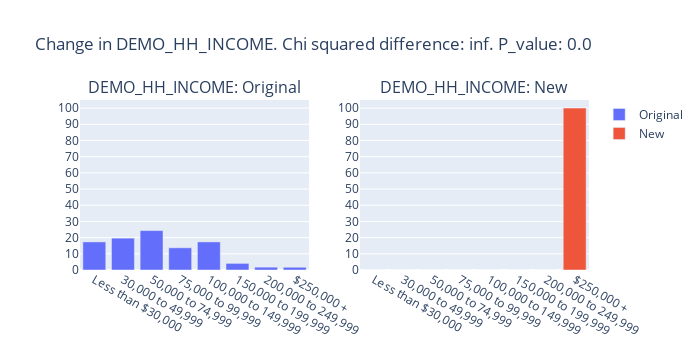
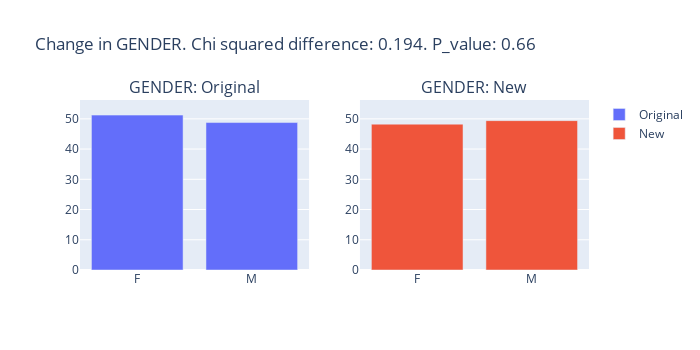
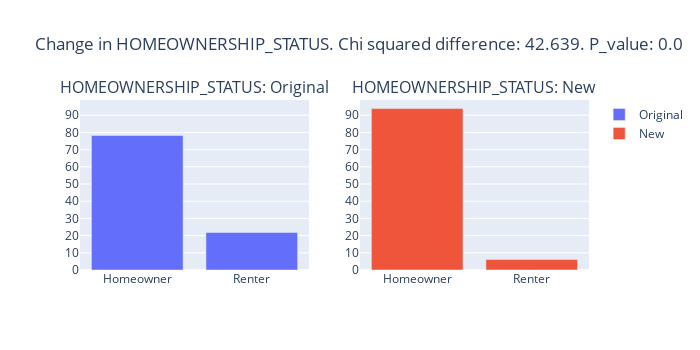
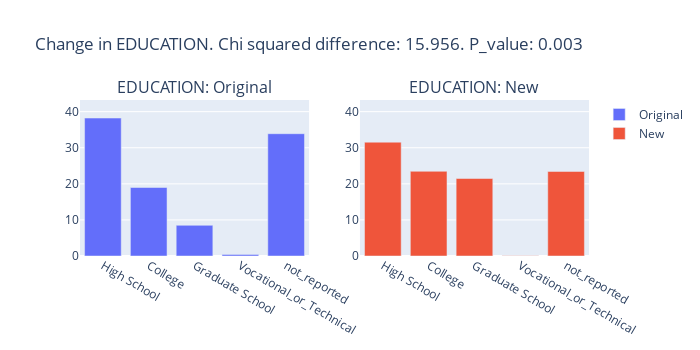

Notebook cell for these charts, in order:
### Code cell
show_charts(data_de, only_high_inc)

### Figure 1 — Plotly figure (JSON) as saved in the notebook; plotly's stock layout.template omitted (floating-point values rounded to 4 significant figures)
{"data": [{"name": "Original", "type": "bar", "x": ["50,000 to 74,999", "30,000 to 49,999", "Less than $30,000", "100,000 to 149,999", "75,000 to 99,999", "150,000 to 199,999", "200,000 to 249,999", "$250,000 +"], "xaxis": "x", "y": [24.36, 19.68, 17.36, 17.36, 13.71, 4.087, 1.754, 1.695], "yaxis": "y"}, {"name": "New", "type": "bar", "x": ["50,000 to 74,999", "30,000 to 49,999", "Less than $30,000", "100,000 to 149,999", "75,000 to 99,999", "150,000 to 199,999", "200,000 to 249,999", "$250,000 +"], "xaxis": "x2", "y": [0, 0, 0, 0, 0, 0, 0, 100], "yaxis": "y2"}], "layout": {"annotations": [{"font": {"size": 16}, "showarrow": false, "text": "DEMO_HH_INCOME: Original", "x": 0.225, "xanchor": "center", "xref": "paper", "y": 1, "yanchor": "bottom", "yref": "paper"}, {"font": {"size": 16}, "showarrow": false, "text": "DEMO_HH_INCOME: New", "x": 0.775, "xanchor": "center", "xref": "paper", "y": 1, "yanchor": "bottom", "yref": "paper"}], "height": 350, "title": {"text": "Change in DEMO_HH_INCOME. Chi squared difference: inf. P_value: 0.0"}, "width": 700, "xaxis": {"anchor": "y", "categoryarray": ["Less than $30,000", "30,000 to 49,999", "50,000 to 74,999", "75,000 to 99,999", "100,000 to 149,999", "150,000 to 199,999", "200,000 to 249,999", "$250,000 +"], "categoryorder": "array", "domain": [0, 0.45]}, "xaxis2": {"anchor": "y2", "categoryarray": ["Less than $30,000", "30,000 to 49,999", "50,000 to 74,999", "75,000 to 99,999", "100,000 to 149,999", "150,000 to 199,999", "200,000 to 249,999", "$250,000 +"], "categoryorder": "array", "domain": [0.55, 1]}, "yaxis": {"anchor": "x", "domain": [0, 1], "range": [0, 105], "tickvals": [0, 10, 20, 30, 40, 50, 60, 70, 80, 90, 100]}, "yaxis2": {"anchor": "x2", "domain": [0, 1], "range": [0, 105], "tickvals": [0, 10, 20, 30, 40, 50, 60, 70, 80, 90, 100]}}}

### Figure 2 — Plotly figure (JSON) as saved in the notebook; plotly's stock layout.template omitted (floating-point values rounded to 4 significant figures)
{"data": [{"name": "Original", "type": "bar", "x": ["F", "M"], "xaxis": "x", "y": [51.23, 48.77], "yaxis": "y"}, {"name": "New", "type": "bar", "x": ["F", "M"], "xaxis": "x2", "y": [48.24, 49.4], "yaxis": "y2"}], "layout": {"annotations": [{"font": {"size": 16}, "showarrow": false, "text": "GENDER: Original", "x": 0.225, "xanchor": "center", "xref": "paper", "y": 1, "yanchor": "bottom", "yref": "paper"}, {"font": {"size": 16}, "showarrow": false, "text": "GENDER: New", "x": 0.775, "xanchor": "center", "xref": "paper", "y": 1, "yanchor": "bottom", "yref": "paper"}], "height": 350, "title": {"text": "Change in GENDER. Chi squared difference: 0.194. P_value: 0.66"}, "width": 700, "xaxis": {"anchor": "y", "categoryarray": ["F", "M"], "categoryorder": "array", "domain": [0, 0.45]}, "xaxis2": {"anchor": "y2", "categoryarray": ["F", "M"], "categoryorder": "array", "domain": [0.55, 1]}, "yaxis": {"anchor": "x", "domain": [0, 1], "range": [0, 56.23], "tickvals": [0, 10, 20, 30, 40, 50, 60, 70, 80, 90, 100]}, "yaxis2": {"anchor": "x2", "domain": [0, 1], "range": [0, 56.23], "tickvals": [0, 10, 20, 30, 40, 50, 60, 70, 80, 90, 100]}}}

### Figure 3 — Plotly figure (JSON) as saved in the notebook; plotly's stock layout.template omitted (floating-point values rounded to 4 significant figures)
{"data": [{"name": "Original", "type": "bar", "x": ["Homeowner", "Renter"], "xaxis": "x", "y": [78.22, 21.78], "yaxis": "y"}, {"name": "New", "type": "bar", "x": ["Homeowner", "Renter"], "xaxis": "x2", "y": [93.88, 6.123], "yaxis": "y2"}], "layout": {"annotations": [{"font": {"size": 16}, "showarrow": false, "text": "HOMEOWNERSHIP_STATUS: Original", "x": 0.225, "xanchor": "center", "xref": "paper", "y": 1, "yanchor": "bottom", "yref": "paper"}, {"font": {"size": 16}, "showarrow": false, "text": "HOMEOWNERSHIP_STATUS: New", "x": 0.775, "xanchor": "center", "xref": "paper", "y": 1, "yanchor": "bottom", "yref": "paper"}], "height": 350, "title": {"text": "Change in HOMEOWNERSHIP_STATUS. Chi squared difference: 42.639. P_value: 0.0"}, "width": 700, "xaxis": {"anchor": "y", "categoryarray": ["Homeowner", "Renter"], "categoryorder": "array", "domain": [0, 0.45]}, "xaxis2": {"anchor": "y2", "categoryarray": ["Homeowner", "Renter"], "categoryorder": "array", "domain": [0.55, 1]}, "yaxis": {"anchor": "x", "domain": [0, 1], "range": [0, 98.88], "tickvals": [0, 10, 20, 30, 40, 50, 60, 70, 80, 90, 100]}, "yaxis2": {"anchor": "x2", "domain": [0, 1], "range": [0, 98.88], "tickvals": [0, 10, 20, 30, 40, 50, 60, 70, 80, 90, 100]}}}

### Figure 4 — Plotly figure (JSON) as saved in the notebook; plotly's stock layout.template omitted (floating-point values rounded to 4 significant figures)
{"data": [{"name": "Original", "type": "bar", "x": ["High School", "not_reported", "College", "Graduate School", "Vocational_or_Technical"], "xaxis": "x", "y": [38.23, 33.89, 18.98, 8.501, 0.4027], "yaxis": "y"}, {"name": "New", "type": "bar", "x": ["High School", "not_reported", "College", "Graduate School", "Vocational_or_Technical"], "xaxis": "x2", "y": [31.54, 23.43, 23.47, 21.48, 0.08584], "yaxis": "y2"}], "layout": {"annotations": [{"font": {"size": 16}, "showarrow": false, "text": "EDUCATION: Original", "x": 0.225, "xanchor": "center", "xref": "paper", "y": 1, "yanchor": "bottom", "yref": "paper"}, {"font": {"size": 16}, "showarrow": false, "text": "EDUCATION: New", "x": 0.775, "xanchor": "center", "xref": "paper", "y": 1, "yanchor": "bottom", "yref": "paper"}], "height": 350, "title": {"text": "Change in EDUCATION. Chi squared difference: 15.956. P_value: 0.003"}, "width": 700, "xaxis": {"anchor": "y", "categoryarray": ["High School", "College", "Graduate School", "Vocational_or_Technical", "not_reported"], "categoryorder": "array", "domain": [0, 0.45]}, "xaxis2": {"anchor": "y2", "categoryarray": ["High School", "College", "Graduate School", "Vocational_or_Technical", "not_reported"], "categoryorder": "array", "domain": [0.55, 1]}, "yaxis": {"anchor": "x", "domain": [0, 1], "range": [0, 43.23], "tickvals": [0, 10, 20, 30, 40, 50, 60, 70, 80, 90, 100]}, "yaxis2": {"anchor": "x2", "domain": [0, 1], "range": [0, 43.23], "tickvals": [0, 10, 20, 30, 40, 50, 60, 70, 80, 90, 100]}}}
